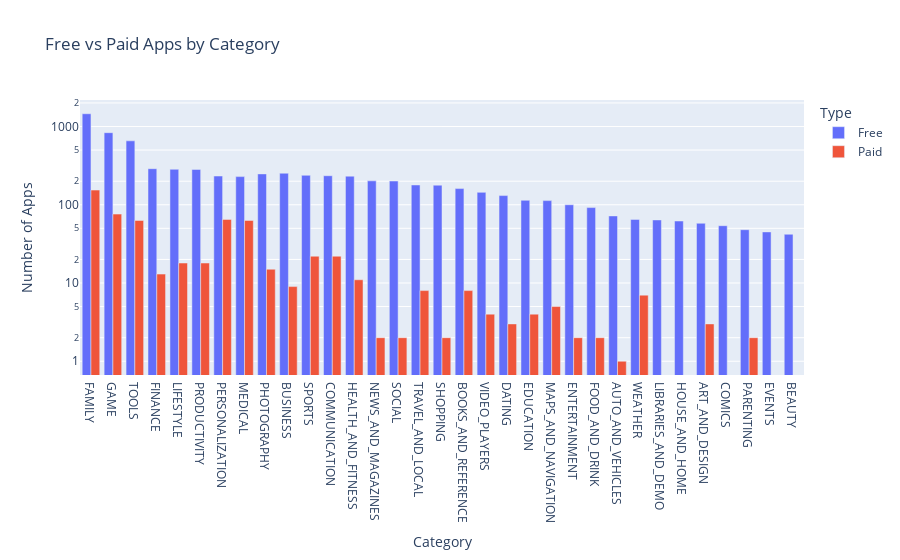

This figure's notebook cell:
### Markdown cell above
**Challenge**: Use the plotly express bar [chart examples](https://plotly.com/python/bar-charts/#bar-chart-with-sorted-or-ordered-categories) and the [.bar() API reference](https://plotly.com/python-api-reference/generated/plotly.express.bar.html#plotly.express.bar) to create this bar chart: 

<img src=https://imgur.com/LE0XCxA.png>

You'll want to use the `df_free_vs_paid` DataFrame that you created above that has the total number of free and paid apps per category. 

See if you can figure out how to get the look above by changing the `categoryorder` to 'total descending' as outlined in the documentation here [here](https://plotly.com/python/categorical-axes/#automatically-sorting-categories-by-name-or-total-value).

### Code cell
g_bar = px.bar(df_free_vs_paid,
               x='Category',
               y='App',
               title='Free vs Paid Apps by Category',
               color='Type',
               barmode='group')

g_bar.update_layout(xaxis_title='Category',
                    yaxis_title='Number of Apps',
                    xaxis={'categoryorder':'total descending'},
                    yaxis=dict(type='log'))

g_bar

### Figure 1 — Plotly figure (JSON) as saved in the notebook; plotly's stock layout.template omitted (floating-point values rounded to 4 significant figures)
{"data": [{"alignmentgroup": "True", "hovertemplate": "Type=Free<br>Category=%{x}<br>App=%{y}<extra></extra>", "legendgroup": "Free", "marker": {"color": "#636efa", "pattern": {"shape": ""}}, "name": "Free", "offsetgroup": "Free", "orientation": "v", "showlegend": true, "textposition": "auto", "type": "bar", "x": ["ART_AND_DESIGN", "AUTO_AND_VEHICLES", "BEAUTY", "BOOKS_AND_REFERENCE", "BUSINESS", "COMICS", "COMMUNICATION", "DATING", "EDUCATION", "ENTERTAINMENT", "EVENTS", "FAMILY", "FINANCE", "FOOD_AND_DRINK", "GAME", "HEALTH_AND_FITNESS", "HOUSE_AND_HOME", "LIBRARIES_AND_DEMO", "LIFESTYLE", "MAPS_AND_NAVIGATION", "MEDICAL", "NEWS_AND_MAGAZINES", "PARENTING", "PERSONALIZATION", "PHOTOGRAPHY", "PRODUCTIVITY", "SHOPPING", "SOCIAL", "SPORTS", "TOOLS", "TRAVEL_AND_LOCAL", "VIDEO_PLAYERS", "WEATHER"], "xaxis": "x", "y": [58, 72, 42, 161, 253, 54, 235, 131, 114, 100, 45, 1456, 289, 92, 834, 232, 62, 64, 284, 113, 229, 202, 48, 233, 248, 283, 178, 201, 238, 656, 179, 144, 65], "yaxis": "y"}, {"alignmentgroup": "True", "hovertemplate": "Type=Paid<br>Category=%{x}<br>App=%{y}<extra></extra>", "legendgroup": "Paid", "marker": {"color": "#EF553B", "pattern": {"shape": ""}}, "name": "Paid", "offsetgroup": "Paid", "orientation": "v", "showlegend": true, "textposition": "auto", "type": "bar", "x": ["ART_AND_DESIGN", "AUTO_AND_VEHICLES", "BOOKS_AND_REFERENCE", "BUSINESS", "COMMUNICATION", "DATING", "EDUCATION", "ENTERTAINMENT", "FAMILY", "FINANCE", "FOOD_AND_DRINK", "GAME", "HEALTH_AND_FITNESS", "LIFESTYLE", "MAPS_AND_NAVIGATION", "MEDICAL", "NEWS_AND_MAGAZINES", "PARENTING", "PERSONALIZATION", "PHOTOGRAPHY", "PRODUCTIVITY", "SHOPPING", "SOCIAL", "SPORTS", "TOOLS", "TRAVEL_AND_LOCAL", "VIDEO_PLAYERS", "WEATHER"], "xaxis": "x", "y": [3, 1, 8, 9, 22, 3, 4, 2, 154, 13, 2, 76, 11, 18, 5, 63, 2, 2, 65, 15, 18, 2, 2, 22, 63, 8, 4, 7], "yaxis": "y"}], "layout": {"barmode": "group", "legend": {"title": {"text": "Type"}, "tracegroupgap": 0}, "title": {"text": "Free vs Paid Apps by Category"}, "xaxis": {"anchor": "y", "categoryorder": "total descending", "domain": [0, 1], "title": {"text": "Category"}}, "yaxis": {"anchor": "x", "domain": [0, 1], "title": {"text": "Number of Apps"}, "type": "log"}}}
